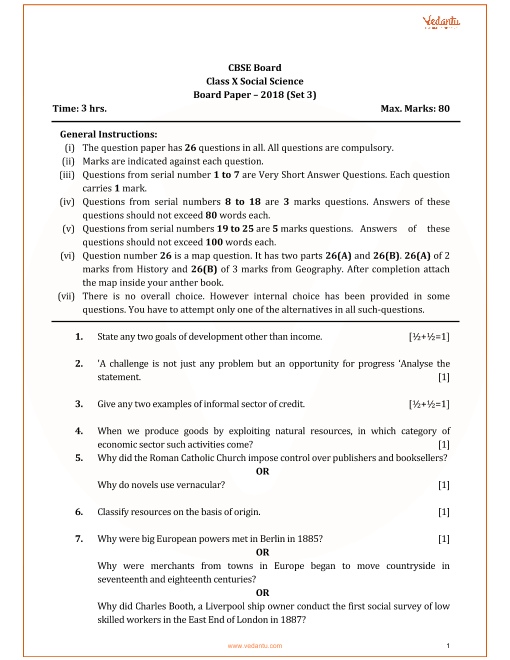
#> input picture img3.jpg, 510 x 660 px
$ python odev.py
#> lines starting #> are read from the running program, lines starting #| are printed output that depends on the picture; after the words box and inside, x2 and y2 are one past the last pixel; in counts of white or black regions, pixels touching at a corner belong together
import cv2 as cv2
import numpy as np
from matplotlib import pyplot as plt

#Local threshold fonksiyonu
def localThreshold(src , dst , maxValue , blockSize , C):
#> called with maxValue = 255, blockSize = 9, C = 2
    rowsNum = src.shape[0] #resmin satır sayısı
#> rowsNum = 660
    colsNum = src.shape[1] #resmin kolon sayısı
#> colsNum = 510

    thresholdValue = 5 #threshold değeri

    #Görüntüyü integral görüntü'ye çevirmek için kullanılan kısım
    integralImage = np.zeros_like(src, dtype=np.uint32)
    for col in range(colsNum):
        for row in range(rowsNum):
            integralImage[row,col] = src[0:row,0:col].sum()
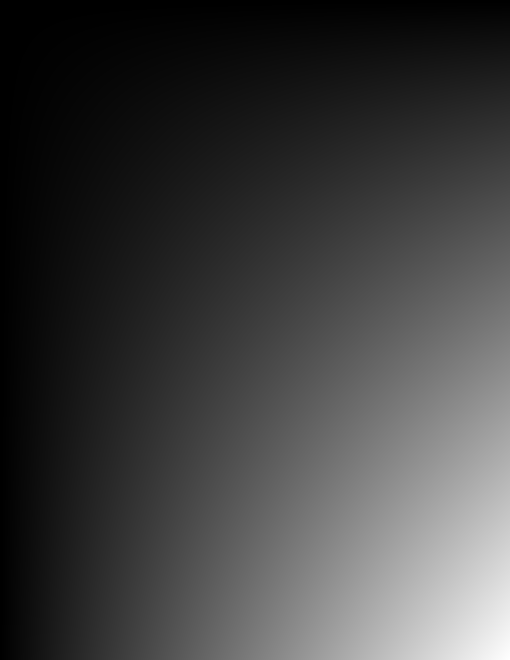
#> integralImage: shape (660, 510) uint32; min 0, max 81261040, mean 20241068; drawn with min black and max white
    #Çevirme işlemi burada sona eriyor

    #Kolon döngüsü
    for col in range(colsNum):
        #Satır döngüsü
        for row in range(rowsNum):
            x0 = max(col - blockSize, 0) #x0 için max değeri döner
            x1 = min(col + blockSize, colsNum-1) #x1 için min değeri döner
            y0 = max(row - blockSize, 0) #y0 için max değeri döner
            y1 = min(row + blockSize, rowsNum-1) #y1 için min değeri döner

            count = (x1 - x0) * (y1 - y0)
            #Ağırlıklı toplam değerin hesaplaması burada yapılıyor
            weightedSum = integralImage[y0, x0] + integralImage[y1, x1] - integralImage[y0, x1] - integralImage[y1, x0] - C

            if src[row, col] * count < weightedSum * (100 - thresholdValue) / 100:
                #Resmin hesaplanan (Satır ve Kolonu * Count) değeri (Ağırlıklı Toplam * (100-thresholdValue = 95) / 100 )'den küçükse bu o satır ve kolon 0 yapılacak
                dst[row,col] = 0
            else:
                #Değilse 255'e eşit olacak (Binary=1)
                dst[row,col] = maxValue
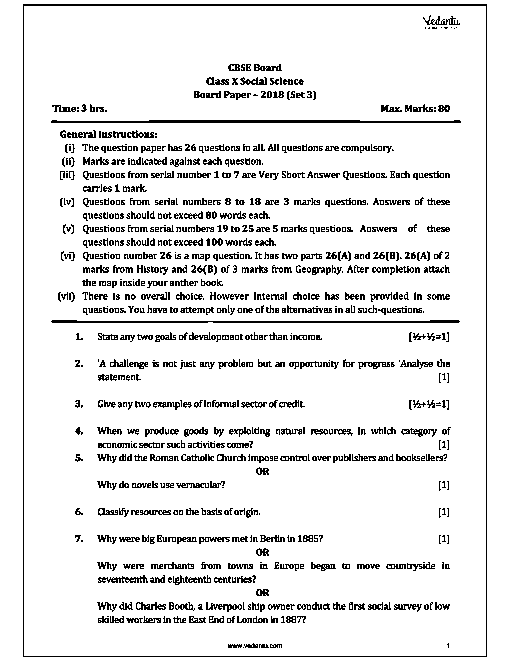
#> dst: shape (660, 510); 90.9% white; black in thin lines or dots

    return dst #döngü bittikten sonra resmi geri dönüyoruz

#Local threshold için resim
imgForLocal = cv2.imread("img3.jpg" , 0)

blockSize = 9 #local threshold için gerekli blokların boyutu (bu değeri uygun gördüm)
destination = np.zeros_like(imgForLocal) #src dizisiyle aynı şekle ve türe sahip bir sıfır dizisi döndürür
destination = localThreshold(imgForLocal, destination, 255,  blockSize , 2) #local threshold fonksiyonum

#CV2 için resim
imgForCV2 = cv2.imread("img3.jpg" , 0)
#CV2 Thresholdlar
ret,th1 = cv2.threshold(imgForCV2,127,255,cv2.THRESH_BINARY) #global threshold
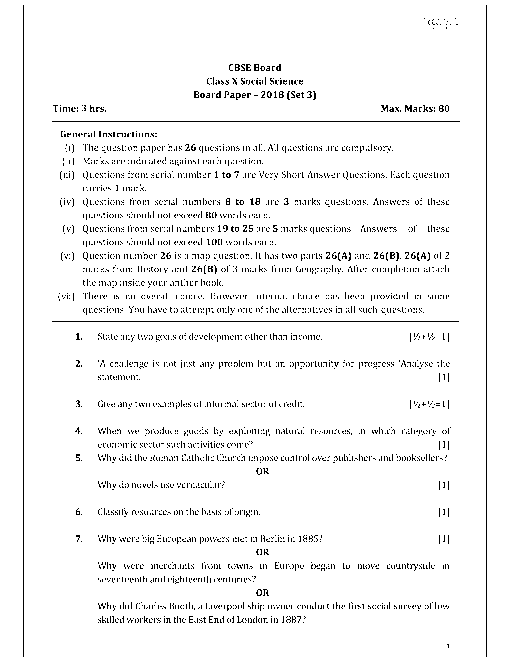
#> th1: shape (660, 510); 95.8% white; black in thin lines or dots, all inside (x1, y1, x2, y2) = (23, 5, 487, 657)
ret2,th2 = cv2.threshold(imgForCV2,0,255,cv2.THRESH_BINARY+cv2.THRESH_OTSU) #otsu threshold
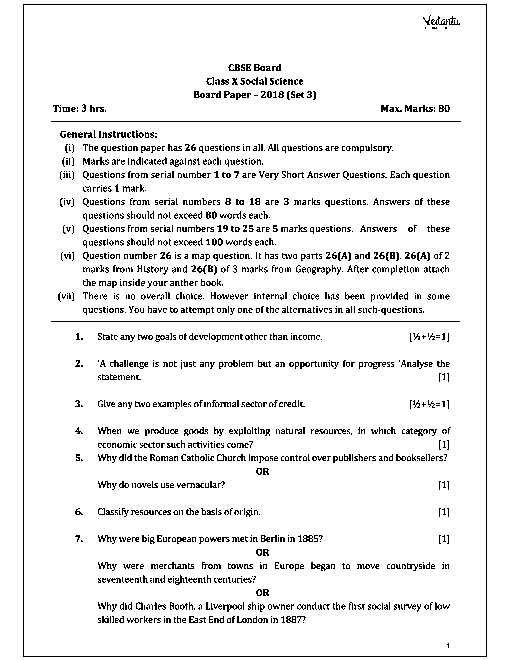
#> th2: shape (660, 510); 93.1% white; black in thin lines or dots
#> ret2 = 177

"""Matplot İşlemleri"""
#Başlıkların listesi
titles = ['Original Image', 'Global Thresholding (v = 127)',
            'Otsu\'s Thresholding', 'Serkan Thresholding']
#Resimlerin listesi
images = [imgForCV2, th1, th2, destination]
#Resimleri ekranda görüntülemek için gerekli for döngüsü
for i in range(4):
    plt.subplot(2,2,i+1),plt.imshow(images[i],'gray')
    plt.title(titles[i])
    plt.xticks([]),plt.yticks([])
#Resimleri göster
plt.show()
